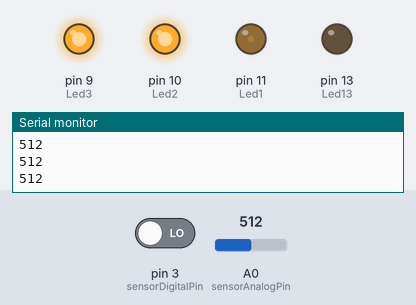
The sketch below on a simulated Arduino Uno, built with avr-gcc and run on an emulated ATmega328P. On the bench: output pins drawn as LEDs (lit = HIGH), the last lines printed to the serial monitor. Inputs (shaded band) come from the test bench; at power-on: A0 (sensorAnalogPin) = 512, pin 3 (sensorDigitalPin) LOW.

Above: at 1.2 s.
1.3 s: A0 (sensorAnalogPin) set to 660
At 2.4 s:
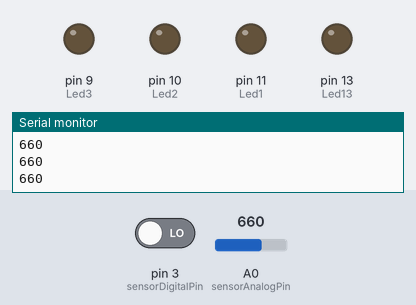
2.8 s: pin 3 (sensorDigitalPin) driven HIGH
At 3.6 s:
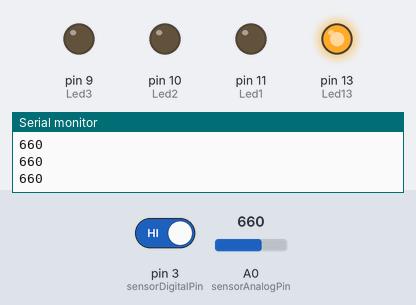
4.3 s: A0 (sensorAnalogPin) set to 640
At 4.7 s:
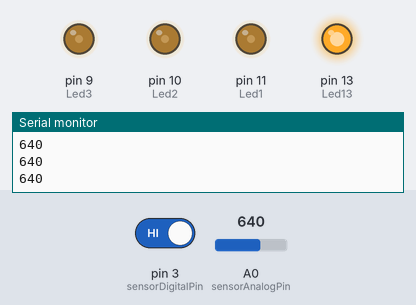
5.8 s: pin 3 (sensorDigitalPin) driven LOW
At 7.0 s:
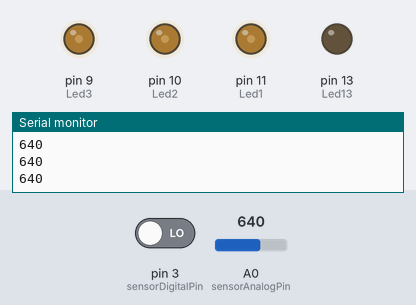
7.3 s: A0 (sensorAnalogPin) set to 716
At 8.2 s:
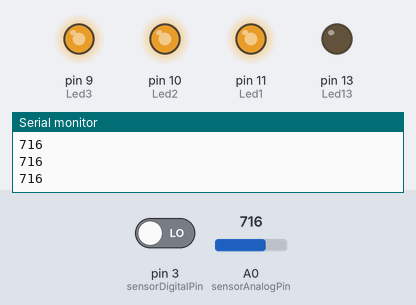
8.8 s: pin 3 (sensorDigitalPin) driven HIGH
At 9.4 s:
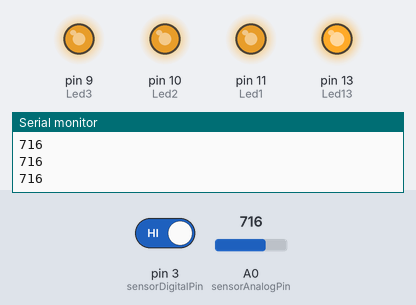
Timing chart, 0 to 11.3 s (numbered marks = the images above; inputs shaded):
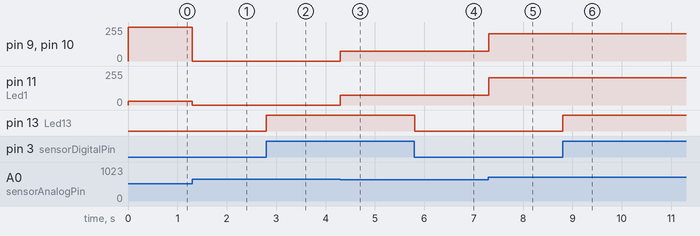

The sketch:

code.ino
```cpp
int sensorAnalogPin = A0; // Select the Arduino input pin to accept the Sound Sensor's analog output
int sensorDigitalPin = 3; // Select the Arduino input pin to accept the Sound Sensor's digital output
int analogValue = 0;      // Define variable to store the analog value coming from the Sound Sensor
int digitalValue;         // Define variable to store the digital value coming from the Sound Sensor
int Led13 = 13;           // Define LED port; this is the LED built in to the Arduino (labled L)
int Led1 = 11;
int Led2 = 10;
int Led3 = 9;
int min = 650;
int max;
int peak;

void setup()
{
  Serial.begin(9600);               // The IDE settings for Serial Monitor/Plotter (preferred) must match this speed
  pinMode(sensorDigitalPin, INPUT); // Define pin 3 as an input port, to accept digital input
  pinMode(Led13, OUTPUT);           // Define LED13 as an output port, to indicate digital trigger reached
  pinMode(Led1, OUTPUT);
  pinMode(Led2, OUTPUT);
  pinMode(Led3, OUTPUT);
  pinMode(sensorAnalogPin, INPUT);
}

void loop()
{

  analogValue = analogRead(sensorAnalogPin);    // Read the value of the analog interface A0 assigned to digitalValue
  digitalValue = digitalRead(sensorDigitalPin); // Read the value of the digital interface 7 assigned to digitalValue
  // Serial.print(analogValue);                    // Send the analog value to the serial transmit interface
  // Serial.print(", ");
  // Serial.println(digitalValue);
  if (digitalValue == HIGH) // When the Sound Sensor sends signla, via voltage present, light LED13 (L)
  {
    digitalWrite(Led13, HIGH);
  }
  else
  {
    digitalWrite(Led13, LOW);
  }

  int ledOutput = abs(map(analogValue, 660, 730, 0, 255));

  // Serial.print(analogValue); // Send the analog value to the serial transmit interface
  // Serial.print(" = ");
  // Serial.println(ledOutput);

  analogWrite(Led1, ledOutput);
  analogWrite(Led2, ledOutput);
  analogWrite(Led3, ledOutput);

  if (min != 0)
  {
    if (analogValue < min)
    {
      min = analogValue;
    }
    else if (analogValue > max)
    {
      max = analogValue;
    }
  }

  // Serial.print(min);
  // Serial.print(" & ");
  // Serial.println(max);

  Serial.println(analogValue);

}
```

Measured:
- after the input at 1.3 s, pin 9 (Led3), pin 10 (Led2): 255/255 → 0/255 at once; pin 11 (Led1): 27/255 → 0/255 at once
- after the input at 2.8 s, pin 13 (Led13): LOW → HIGH at once
- after the input at 4.3 s, pin 9 (Led3), pin 10 (Led2), pin 11 (Led1): 0/255 → 72/255 at once
- after the input at 5.8 s, pin 13 (Led13): HIGH → LOW at once
- after the input at 7.3 s, pin 9 (Led3), pin 10 (Led2), pin 11 (Led1): 72/255 → 204/255 at once
- after the input at 8.8 s, pin 13 (Led13): LOW → HIGH at once
